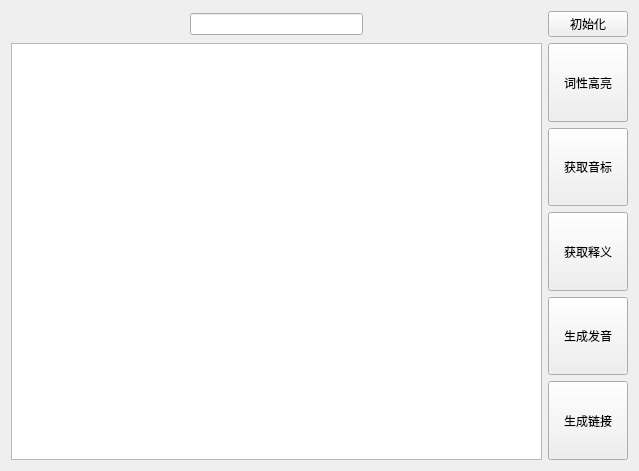
<?xml version="1.0" encoding="UTF-8"?>
<ui version="4.0">
 <class>Form</class>
 <widget class="QWidget" name="Form">
  <property name="geometry">
   <rect>
    <x>0</x>
    <y>0</y>
    <width>639</width>
    <height>471</height>
   </rect>
  </property>
  <property name="windowTitle">
   <string>ankiaid</string>
  </property>
  <layout class="QGridLayout" name="gridLayout_2">
   <item row="0" column="0">
    <layout class="QGridLayout" name="gridLayout">
     <item row="0" column="0">
      <spacer name="horizontalSpacer">
       <property name="orientation">
        <enum>Qt::Horizontal</enum>
       </property>
       <property name="sizeHint" stdset="0">
        <size>
         <width>40</width>
         <height>20</height>
        </size>
       </property>
      </spacer>
     </item>
     <item row="0" column="1">
      <widget class="QLineEdit" name="lineEdit">
       <property name="enabled">
        <bool>true</bool>
       </property>
       <property name="frame">
        <bool>true</bool>
       </property>
       <property name="echoMode">
        <enum>QLineEdit::Normal</enum>
       </property>
       <property name="cursorPosition">
        <number>0</number>
       </property>
      </widget>
     </item>
     <item row="0" column="2">
      <spacer name="horizontalSpacer_2">
       <property name="orientation">
        <enum>Qt::Horizontal</enum>
       </property>
       <property name="sizeHint" stdset="0">
        <size>
         <width>40</width>
         <height>20</height>
        </size>
       </property>
      </spacer>
     </item>
     <item row="0" column="3">
      <widget class="QPushButton" name="pushButton_5">
       <property name="text">
        <string>初始化</string>
       </property>
      </widget>
     </item>
     <item row="1" column="0" colspan="3">
      <widget class="QPlainTextEdit" name="plainTextEdit">
       <property name="readOnly">
        <bool>true</bool>
       </property>
      </widget>
     </item>
     <item row="1" column="3">
      <layout class="QVBoxLayout" name="verticalLayout">
       <item>
        <widget class="QPushButton" name="pushButton">
         <property name="sizePolicy">
          <sizepolicy hsizetype="Minimum" vsizetype="Minimum">
           <horstretch>0</horstretch>
           <verstretch>0</verstretch>
          </sizepolicy>
         </property>
         <property name="text">
          <string>词性高亮</string>
         </property>
        </widget>
       </item>
       <item>
        <widget class="QPushButton" name="pushButton_2">
         <property name="sizePolicy">
          <sizepolicy hsizetype="Minimum" vsizetype="Minimum">
           <horstretch>0</horstretch>
           <verstretch>0</verstretch>
          </sizepolicy>
         </property>
         <property name="text">
          <string>获取音标</string>
         </property>
        </widget>
       </item>
       <item>
        <widget class="QPushButton" name="pushButton_3">
         <property name="sizePolicy">
          <sizepolicy hsizetype="Minimum" vsizetype="Minimum">
           <horstretch>0</horstretch>
           <verstretch>0</verstretch>
          </sizepolicy>
         </property>
         <property name="text">
          <string>获取释义</string>
         </property>
        </widget>
       </item>
       <item>
        <widget class="QPushButton" name="pushButton_4">
         <property name="sizePolicy">
          <sizepolicy hsizetype="Minimum" vsizetype="Minimum">
           <horstretch>0</horstretch>
           <verstretch>0</verstretch>
          </sizepolicy>
         </property>
         <property name="text">
          <string>生成发音</string>
         </property>
        </widget>
       </item>
       <item>
        <widget class="QPushButton" name="pushButton_link">
         <property name="sizePolicy">
          <sizepolicy hsizetype="Minimum" vsizetype="Minimum">
           <horstretch>0</horstretch>
           <verstretch>0</verstretch>
          </sizepolicy>
         </property>
         <property name="text">
          <string>生成链接</string>
         </property>
        </widget>
       </item>
      </layout>
     </item>
    </layout>
   </item>
  </layout>
 </widget>
 <resources/>
 <connections/>
</ui>
